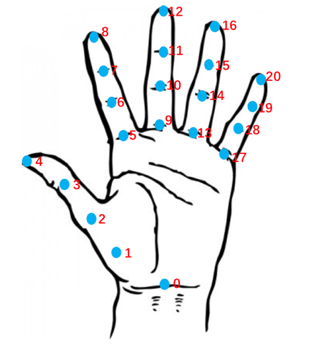
#> input picture assets/fingerpoint.png, 322 x 354 px; its folder holds only this picture in this run
$ python -i FindCircle.py   (imports and definitions only)
#> lines starting #> are read from the running program, lines starting #| are printed output that depends on the picture; after the words box and inside, x2 and y2 are one past the last pixel; in counts of white or black regions, pixels touching at a corner belong together
import cv2
import numpy as np
import matplotlib.pyplot as plt
import requests
import json
import urllib
import base64
import json
import time
import os,sys
import scipy as sp
while_thres=180

def skinMask(roi):
	YCrCb=cv2.cvtColor(roi, cv2.COLOR_BGR2YCR_CB)
	(y,cr,cb)=cv2.split(YCrCb)
	cr1=cv2.GaussianBlur(cr, (5,5), 0)
	_, skin=cv2.threshold(cr1, 0, 255, cv2.THRESH_BINARY+cv2.THRESH_OTSU) #Ostu处理
	res=cv2.bitwise_and(roi,roi, mask=skin)
	return res

def removeBG(frame):
    bgModel=cv2.createBackgroundSubtractorMOG2(0, bgSubThreshold)
    fgmask=bgModel.apply(frame, learningRate=0.1)
    kernel=np.ones((3, 3), np.uint8)
    fgmask=cv2.erode(fgmask, kernel, iterations=1)
    res=cv2.bitwise_and(frame, frame, mask=fgmask)
    return res

def cropMargin(binary_image,img):
    height=binary_image.shape[0]
    width=binary_image.shape[1]
    up=0
    down=height
    for i in range(height):
        cnt_hei=0
        for j in range(width):
            if binary_image[i][j].all()==0:
                cnt_hei+=1
        if cnt_hei > 0.9*width:
            if i < height/2:
                up=max(i,up)
            else:
                down=min(i,down)
        else:
            break

    for i in range(height-1,-1,-1):
        cnt_hei=0
        for j in range(width):
            if binary_image[i][j].all()==0:
                cnt_hei+=1
        if cnt_hei > 0.9*width:
                down=min(i,down)
        else:
            break
    left=0
    right=width
    for i in range(width):
        cnt_wid=0
        for j in range(height):
            if binary_image[j][i].all()==0:
                cnt_wid+=1
        if cnt_wid > 0.9*height:
            if i < width/2:
                left=max(i,left)
            else:
                right=min(i,right)
        else:
            break

    for i in range(width-1,-1,-1): #iterate lie
        cnt_wid=0
        for j in range(height):
            if binary_image[j][i].all()==0:
                cnt_wid+=1
        if cnt_wid > 0.9*height:
            if i < width/2:
                left=max(i,left)
            else:
                right=min(i,right)
        else:
            break

    pre1_picture=img[up:down,left:right]
    return pre1_picture

def dumpRotateImage(img,degree):
    height, width=img.shape[:2]
    heightNew=int(width * np.fabs(np.sin(np.radians(degree)))+height * np.fabs(np.cos(np.radians(degree))))
    widthNew=int(height * np.fabs(np.sin(np.radians(degree)))+width * np.fabs(np.cos(np.radians(degree))))
    matRotation=cv2.getRotationMatrix2D((width//2, height//2), degree, 1)
    matRotation[0,2]+=(widthNew - width)//2
    matRotation[1,2]+=(heightNew - height)//2
    imgRotation=cv2.warpAffine(img, matRotation,(widthNew,heightNew),borderValue=(255,255,255))
    return imgRotation

def findCircle(g,img):
    yuan0=cv2.HoughCircles(g,cv2.HOUGH_GRADIENT,1,
                            100,param1=100,
                            param2=10,
                            minRadius=0,
                            maxRadius=50)
    yuans=yuan0[0,:,:]
    yuan=np.uint16(np.around(yuans))
    circle_x=0
    circle_y=0
    circle_r=10000
    res=[]

    for i in yuan[:]:
        xx=int(i[0])
        yy=int(i[1])
        rr=int(i[2])
        if xx-rr <0:
            left=1
        else:
            left=xx-rr
        if yy-rr <0:
            down=1
        else:
            down=yy-rr
        right=min(i[0]+i[2],img.shape[1])
        up=min(i[1]+i[2],img.shape[0])
        cnt=0
        for ii in range(down, up-1):
            for jj in range(left, right-1):
                if img[ii][jj][0] >=while_thres and img[ii][jj][1] >=while_thres and img[ii][jj][2] >=while_thres:
                    cnt+=1
        if cnt > 0.5*i[2]*i[2] and (xx< 0.3 * img.shape[1] or xx > 0.7 * img.shape[1]) and (yy< 0.3 * img.shape[0] or yy > 0.7 * img.shape[0]):
            if rr<circle_r:
                circle_r=rr
                circle_x=xx
                circle_y=yy
                res.append(circle_r)
                cv2.circle(img,(circle_x,circle_y),circle_r,(255,0,0),thickness=-1,lineType=cv2.FILLED)
                if img.shape[1] > img.shape[0]: #width>height
                    if xx < 0.3 * img.shape[1]: # on the left
                        trans=dumpRotateImage(img,90)
                        img=cv2.flip(trans, 0)
                    elif xx > 0.7 * img.shape[1]: #on the right
                        trans=dumpRotateImage(img,90)
                        img=cv2.flip(trans, 1)
                else:
                    #print(img.shape)
                    if yy > 0.7 * img.shape[0]:
                        img=dumpRotateImage(img,90)
                        img=dumpRotateImage(img,90)
    res.sort(reverse=True)
    circle_r=res[0]
    return img,circle_r

def findRadius(filepath): #find logo radius and rotate the image with 0.5 size
#> called with filepath = 'assets/fingerpoint.png'
    img=cv2.imread(filepath)#image read be 'gray'
#> img is the input picture: shape (354, 322, 3); mean B, G, R 239.6, 238.6, 237.7
    img=cv2.resize(img,(int(0.5*img.shape[1]),int(0.5*img.shape[0])))
#> img: shape (177, 161, 3)
    img=cv2.bilateralFilter(img,9,75,75)
    roi=img
    res=skinMask(roi) #进行肤色检测
#> in skinMask, `YCrCb=cv2.cvtColor(roi, cv2.COLOR_BGR2YCR_CB)`: YCrCb: shape (177, 161, 3); mean of channels 0, 1, 2 238.9, 127.4, 128.7
#> in skinMask, `(y,cr,cb)=cv2.split(YCrCb)`:
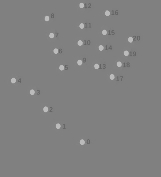
#> cb: shape (177, 161); min 98, max 189, mean 128.7
#> in skinMask, `cr1=cv2.GaussianBlur(cr, (5,5), 0)`:
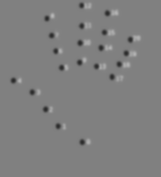
#> cr1: shape (177, 161); min 41, max 182, mean 127.4
#> in skinMask, `_, skin=cv2.threshold(cr1, 0, 255, cv2.THRESH_BINARY+cv2.THRESH_OTSU)`:
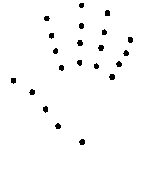
#> skin: shape (177, 161); 98.1% white; 21 black regions, largest, box (x1, y1, x2, y2) and area: (109, 74, 115, 80) 30, (77, 40, 83, 46) 29, (98, 45, 104, 51) 29
#> in skinMask, `res=cv2.bitwise_and(roi,roi, mask=skin)`:
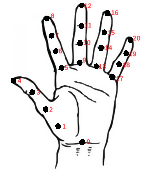
#> res: shape (177, 161, 3); mean B, G, R 235.7, 235.6, 237.2
    kernel=np.ones((3,3), np.uint8) #设置卷积核
    erosion=cv2.erode(res, kernel) #腐蚀操作
    erosion=cv2.erode(erosion, kernel) #腐蚀操作
    erosion=cv2.erode(erosion, kernel) #腐蚀操作
    erosion=cv2.erode(erosion, kernel) #腐蚀操作
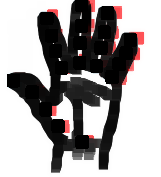
#> erosion: shape (177, 161, 3); mean B, G, R 160.1, 160, 163.7
    img=cropMargin(res,img)
    img2=cropMargin(res,res)
    origin=img
    binaryimg_convex=cv2.Canny(img2, 0, 255) #二值化，canny检测
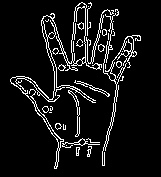
#> binaryimg_convex: shape (177, 161); 8.2% white in thin lines or dots, all inside (x1, y1, x2, y2) = (10, 2, 141, 169)
    cv2.waitKey(0)
    ret,thresh=cv2.threshold(binaryimg_convex,0,255,0)
    contours,hierarchy=cv2.findContours(thresh,cv2.RETR_TREE,cv2.CHAIN_APPROX_SIMPLE)
#> contours = 108 contours, 74 with area under 20; largest, box (x1, y1, x2, y2) and area: (10, 2, 102, 169) 1434, (71, 7, 86, 64) 638, (102, 9, 141, 166) 332, (42, 15, 56, 39) 200, (123, 36, 134, 52) 112
    img,res=findCircle(binaryimg_convex,img)
#> in findCircle, `yuan0=cv2.HoughCircles(g,cv2.HOUGH_GRADIENT,1, 100,param1=100, param2=..`: yuan0 = [[85.5, 105.5, 40.5], [125.5, 13.5, 41.6], [11.5, 35.5, 40.4]]
#> in findCircle, `yuans=yuan0[0,:,:]`: yuans has the same summary as yuan0
#> in findCircle, `yuan=np.uint16(np.around(yuans))`: yuan = [[86, 106, 40], [126, 14, 42], [12, 36, 40]]
#> the loop in findCircle, `for i in yuan[:]:` made 3 passes
#> (xx, yy, rr, left, down, right, up, circle_r) on passes 2 to 3: (126, 14, 42, 84, 1, 161, 56, 42), (12, 36, 40, 1, 1, 52, 76, 40)
#> (xx, yy, rr, left, down, right, up) on pass 1: (86, 106, 40, 46, 66, 126, 146)
#> after the loop in findCircle, `for i in yuan[:]:`:
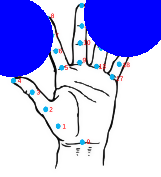
#> img: shape (177, 161, 3); mean B, G, R 243.5, 177.6, 176.7
#> after the loop in findCircle, `for i in yuan[:]:`: circle_r = 40; circle_x = 12; circle_y = 36; res = [42, 40]
#> in findCircle, `circle_r=res[0]`: circle_r = 42
#> res = 42
    return img, res

def parseImage(img_dir,img_name,result_dir):
    try:
        cropped_dir=result_dir+'_cropped'
        if os.path.exists(cropped_dir)==False:
            os.mkdir(cropped_dir)
        img_path=os.path.join(img_dir,img_name)
        frame,res=findRadius(img_path)
        radius=res
        if res < 10000:
            with open(result_dir+'_radius.txt','a') as f1:
                cv2.imwrite(os.path.join(cropped_dir,img_name),frame)
                f1.write(str(img_name)+' '+str(radius)+'\n')
        else:
            with open(result_dir+'_without_logo.txt', 'a') as f:
                f.write(str(img_name)+'\n')

    except Exception:
        with open(result_dir+'_without_logo.txt', 'a') as f:
            f.write(str(img_name)+'\n')


# [24 lines not run here, left out]

>>> result = findRadius('assets/fingerpoint.png')
